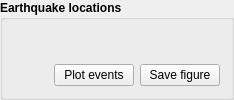
           <widget class="QGroupBox" name="groupBox_17">
            <property name="font">
             <font>
              <weight>75</weight>
              <bold>true</bold>
             </font>
            </property>
            <property name="title">
             <string>Earthquake locations</string>
            </property>
            <layout class="QVBoxLayout" name="verticalLayout_27">
             <item>
              <layout class="QVBoxLayout" name="verticalLayout_28">
               <item>
                <widget class="MatplotlibWidget" name="mplwidget_4" native="true">
                 <property name="sizePolicy">
                  <sizepolicy hsizetype="Expanding" vsizetype="Expanding">
                   <horstretch>0</horstretch>
                   <verstretch>0</verstretch>
                  </sizepolicy>
                 </property>
                 <property name="minimumSize">
                  <size>
                   <width>0</width>
                   <height>0</height>
                  </size>
                 </property>
                </widget>
               </item>
               <item>
                <layout class="QHBoxLayout" name="horizontalLayout_18">
                 <item>
                  <spacer name="horizontalSpacer_9">
                   <property name="orientation">
                    <enum>Qt::Horizontal</enum>
                   </property>
                   <property name="sizeHint" stdset="0">
                    <size>
                     <width>40</width>
                     <height>20</height>
                    </size>
                   </property>
                  </spacer>
                 </item>
                 <item>
                  <widget class="QPushButton" name="pushButton_9">
                   <property name="sizePolicy">
                    <sizepolicy hsizetype="Preferred" vsizetype="Fixed">
                     <horstretch>0</horstretch>
                     <verstretch>0</verstretch>
                    </sizepolicy>
                   </property>
                   <property name="font">
                    <font>
                     <weight>50</weight>
                     <bold>false</bold>
                    </font>
                   </property>
                   <property name="text">
                    <string>Plot events</string>
                   </property>
                  </widget>
                 </item>
                 <item>
                  <widget class="QPushButton" name="pushButton_10">
                   <property name="sizePolicy">
                    <sizepolicy hsizetype="Preferred" vsizetype="Fixed">
                     <horstretch>0</horstretch>
                     <verstretch>0</verstretch>
                    </sizepolicy>
                   </property>
                   <property name="font">
                    <font>
                     <weight>50</weight>
                     <bold>false</bold>
                    </font>
                   </property>
                   <property name="text">
                    <string>Save figure</string>
                   </property>
                  </widget>
                 </item>
                </layout>
               </item>
              </layout>
             </item>
            </layout>
           </widget>
